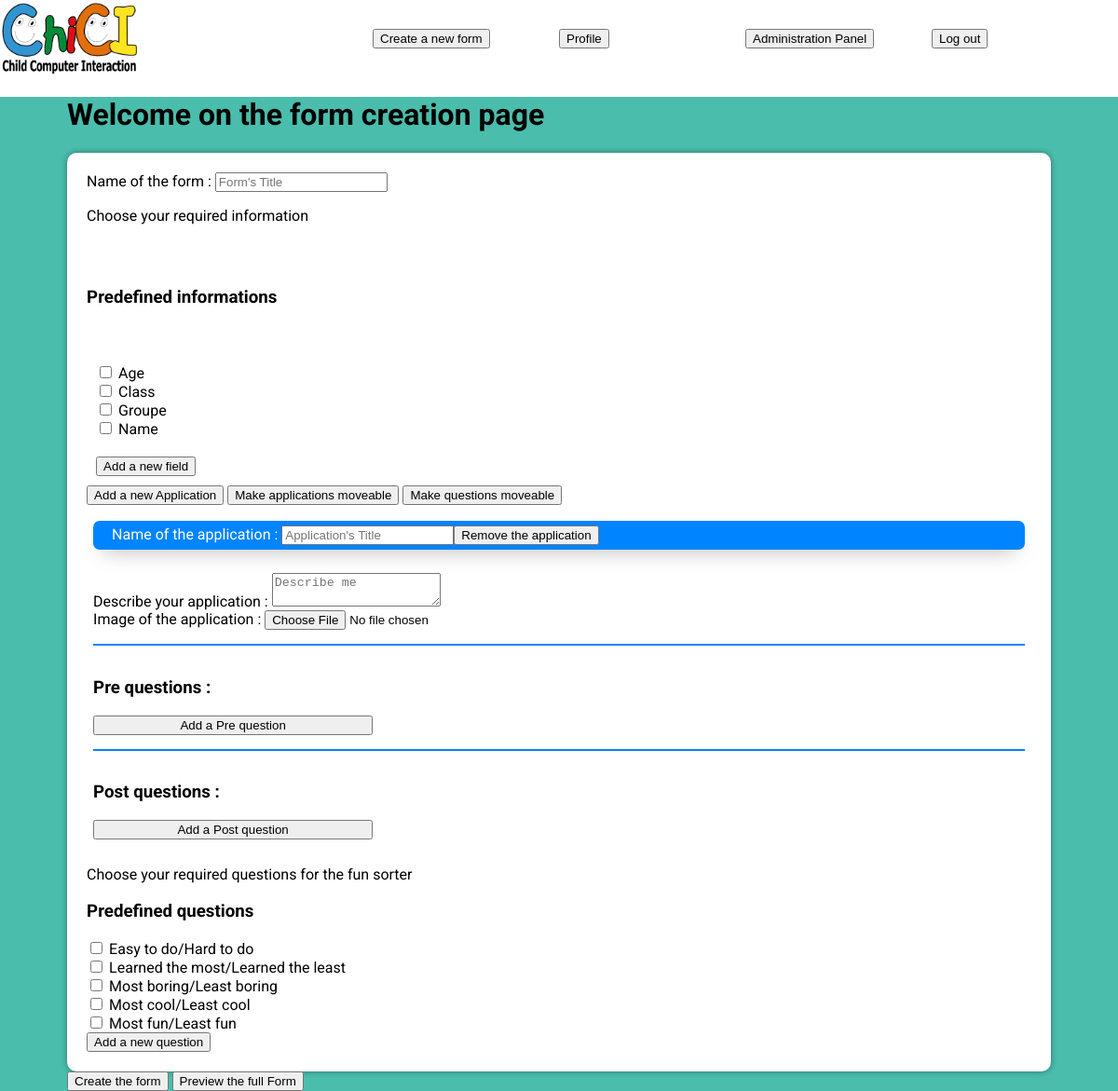
/index.php?action=create&controller=form (signed in), run on the app's committed database.
### tables this page shows
CREATE TABLE PersonnalInformation (
    personnalInformationName varchar(30) PRIMARY KEY,
	defaultPersonnalInformation int(1)
)DEFAULT CHARSET=utf8;

CREATE TABLE FSQuestion (
    FSQuestionName varchar(50) PRIMARY KEY,
	defaultFSQuestion int(1)
)DEFAULT CHARSET=utf8;

### index.php (called while the page is built, shortened)
<?php
    require_once File::build_path(array('controller', 'router.php'));
?>

### lib/Session.php (called while the page is built, shortened)
<?php
class Session{
    public static function is_connected() {
        return (!empty($_SESSION['connected']) && $_SESSION['connected']);
    }
}
?>

### model/ModelPersonnalInformation.php (called while the page is built, shortened)
<?php
class ModelPersonnalInformation extends Model{
	private $personnalInformationName;
    public function getPersonnalInformationName(){return $this->personnalInformationName;}
	public static function getDefaultPersonnalInformation(){
		try{
			$sql  = "SELECT * FROM PersonnalInformation WHERE defaultPersonnalInformation=:d";
			$prep = Model::$pdo->prepare($sql);
			$values = array(
				"d" => 1
				);
			$prep-> execute($values);
			$prep->setFetchMode(PDO::FETCH_CLASS, "ModelPersonnalInformation");
			$default_info = $prep->fetchAll();
			return $default_info;
		}catch (PDOException $ex) {
            if (Conf::getDebug()) {
                echo $ex->getMessage();
            } else {
                echo "Error";
            }
            return false;
        }
	}
}

### model/ModelFSQuestion.php (called while the page is built, shortened)
<?php
class ModelFSQuestion extends Model{
    private $FSQuestionName;
    public function getFSQuestionName(){return $this->FSQuestionName;}
	public static function getDefaultFSQuestion(){
		try{
			$sql  = "SELECT * FROM FSQuestion WHERE defaultFSQuestion=:d";
			$prep = Model::$pdo->prepare($sql);
			$values = array(
				"d" => 1
				);
			$prep-> execute($values);
			$prep->setFetchMode(PDO::FETCH_CLASS, "ModelFSQuestion");
			$default_info = $prep->fetchAll();
			return $default_info;
		}catch (PDOException $ex) {
            if (Conf::getDebug()) {
                echo $ex->getMessage();
            } else {
                echo "Error";
            }
            return false;
        }
	}
}

### view/form/createForm.php (the view, shortened to what this page needs)
<main>
	<h1>Welcome on the form creation page</h1>
	<div id="<?php echo htmlspecialchars($formId)?>" class="formCss">
			<div id="surveyInformations">
					<label for="formName">Name of the form : </label>
					<input id="formName" type="text"  name ="formName" placeholder="Form's Title" value="<?php echo (isset($formName)?htmlspecialchars($formName):"")?>">
			</div>
			<div id="userInformation">
				<p>Choose your required information</p>
				<p><h3>Predefined informations</h3></p>
				<div id="predefinedInformation">
				<?php
					foreach($defaultInfo as $di){
						$checked = "";
						$name = $di->getPersonnalInformationName();
						$protectedName = htmlspecialchars($name);
						$class = ($checked == "checked" ? "defaultInformationAlreadyChecked":"defaultInformation");
						echo "<div>";
						echo "<input type=\"checkbox\" name=\"informaton\" class=\"$class\" id=\"$protectedName\" $checked>";
						echo "<label for=\"$protectedName\"> $protectedName</label>";
						echo "</div>";
					}
				?>
				</div>
				<div id="customInformation">
					<button type="button" id="addField">Add a new field</button>
				</div>
			</div>
			<div id="applications">
				<div>
					<button type="button" id="addApplication">Add a new Application</button>
					<button type="button" id="makeMoveableApplication">Make applications moveable</button>
					<button type="button" id="makeMoveableQuestion">Make questions moveable</button>
				</div>
			</div>
			<div id="funSorterInformation">
				<p>Choose your required questions for the fun sorter</p>
				<p><h3>Predefined questions</h3></p>
				<?php
					foreach($defaultFS as $fs){
						$checked = "";
						$protectedFS = htmlspecialchars($fs->getFSQuestionName());
						$class = ($checked == "checked"? "defaultFSQuestionAlreadyChecked": "defaultFSQuestion");
						echo "<div>";
						echo "<input type=\"checkbox\" name=\"FSQuestion\" class=\"$class\" id=\"$protectedFS\" $checked>";
						echo "<label for=\"$protectedFS\"> $protectedFS</label>";
						echo "</div>";
					}
				?>
			</div>
			<div id="customQuestion">
					<button type="button" id="addFSQuestion">Add a new question</button>
			</div>
	</div>
	<?php
		($create?$c="Create":$c="Update");
		echo "<button type=\"button\" id=\"submit\">$c the form</button>";
	?>
	<button type="button" id="preview">Preview the full Form</button>
</main>

### css/styles.css (style rules this page uses)
body { padding:0; margin:0; font-family: 'Roboto', sans-serif; }
main { padding-left:6%; padding-right:6%; background-color: #4abdac; height:100%; }
.formCss { background-color: white; padding:2%; box-shadow: 0px 0px 6px 0px rgba(0,0,0,0.4); border-radius: 10px; }
#applications { border-radius:16px; margin-bottom: 5px; }
#userInformation { display: flex; flex-direction: column; }
#userInformation >div { margin :10px; }
html { height: 100%; }
body { min-height: 100%; }

### data on the page
personnalinformation: personnalInformationName "Age"
personnalinformation: personnalInformationName "Class"
personnalinformation: personnalInformationName "Groupe"
personnalinformation: personnalInformationName "Name"
fsquestion: FSQuestionName "Easy to do/Hard to do"
fsquestion: FSQuestionName "Learned the most/Learned the least"
fsquestion: FSQuestionName "Most boring/Least boring"
fsquestion: FSQuestionName "Most cool/Least cool"
fsquestion: FSQuestionName "Most fun/Least fun"

### other printed values
$c "Create"
